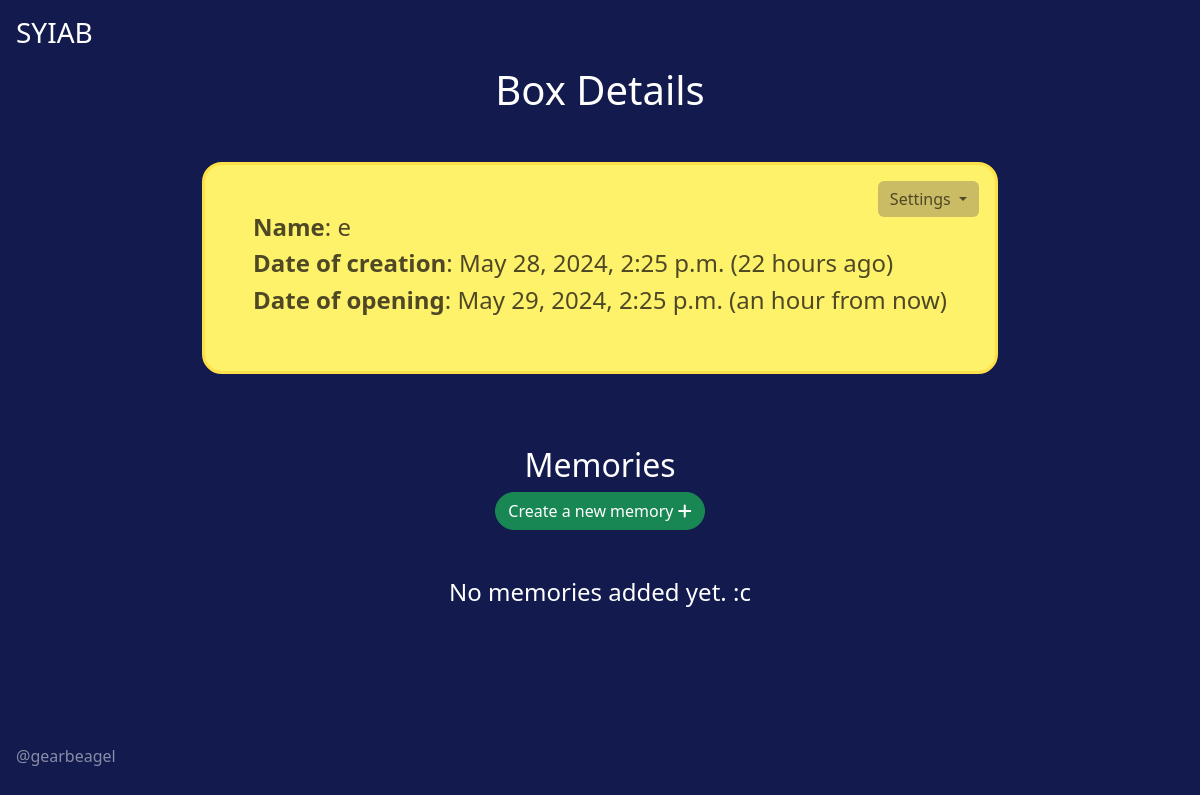
/boxes/33, run on the app's committed database.
### boxes/models.py (models this page shows, shortened)
class Box(models.Model):
    class Statuses(models.TextChoices):
        EDITED = 'E', _('Edited')
        LOCKED = 'L', _('Locked')
        OPENED = 'O', _('Opened')
    name = models.CharField(max_length=100)
    creator = models.ForeignKey(User, on_delete=models.CASCADE)
    date_created = models.DateTimeField(default=timezone.now)
    date_opening = models.DateTimeField()
    status = models.CharField(choices=Statuses.choices, default=Statuses.EDITED, max_length=100)

### boxes/views.py (the view)
# urls.py: path('boxes/<int:box_id>', boxes.views.view_box, name='view_box'),
def view_box(request, box_id):
    box = Box.objects.get(pk=box_id)
    date_created_h = humanize.naturaltime(box.date_created)
    date_opening_h = humanize.naturaltime(box.date_opening)
    memories = Memory.objects.filter(box=box).all()
    return render(request, 'boxes/view_box.html', {'box': box,
                                                   'memories': memories,
                                                   'date_created_h': date_created_h,
                                                   'date_opening_h': date_opening_h})

### templates/boxes/view_box.html (shortened to what this page needs)
{% extends "main.html" %}
{% load socialaccount %}
{% block content %}
    <h1>Box Details</h1>
    <div class="d-grid mt-5 mx-xxl-5 justify-content-center">
        <div class="card p-5 mx-auto justify-content-center position-relative">
            <div class="dropdown-menu-end position-absolute top-0 end-0 p-3 float-md-end">
                <button class="btn btn-secondary dropdown-toggle" type="button" id="dropdownMenuButton"
                        data-bs-toggle="dropdown" aria-expanded="false"
                        style="background-color: #CABB65; color: #4E4826; border: none">
                    Settings
                </button>
                <div class="position-absolute top-0 end-0 p-3 float-md-end text-lg-center">
                </div>
            </div>
            <div class="text-lg-start">
                <h4><strong>Name</strong>: {{ box.name }}</h4>
                <h4><strong>Date of creation</strong>: {{ box.date_created }} ({{ date_created_h }})</h4>
                <h4><strong>Date of opening</strong>: {{ box.date_opening }} ({{ date_opening_h }})</h4>
            </div>
        </div>
        <br>
        <div class="mt-5">
            <h2>Memories</h2>
            <a href="{% url 'create_memory' box.id %}" title='Create a new memory'>
                <button class="btn btn-success" style="border-radius: 20px">Create a new memory <i
                        class="fas fa-plus"></i></button>
            </a>
            {% if memories %}
                <div class="grid-container mt-5" data-masonry='{"percentPosition": true }'
                     style="width: 1200px;">
                    {% for memory in memories %}
                        <div class="col-sm-6 col-md-4 col-lg-3 mb-4 mx-5">
                            <a href="{% url 'view_memory' box_id=box.id memory_id=memory.id %}">
                                <div class="card p-5 mx-auto">
                                    <div class="text-lg-start">
                                        <h3>{{ memory.name }}</h3>
                                        <h5>{{ memory.description }}</h5>
                                    </div>
                                </div>
                            </a>
                        </div>
                    {% endfor %}
                </div>
            {% else %}
                <div class="mt-5">
                    <h4>No memories added yet. :c</h4>
                </div>
            {% endif %}
        </div>
    </div>
{% endblock %}

### templates/main.html (style rules this page uses)
.card { background-color: #FEF26B; border: 3px solid #FEE148; border-radius: 20px; color: #4E4826; width: fit-content; }
a, a:hover { text-decoration: none; color: inherit; }

### data on the page
Box: name "e", date_created "May 28, 2024, 2:25 p.m.", date_opening "May 29, 2024, 2:25 p.m."

### other printed values
{{ date_created_h }} "22 hours ago"
{{ date_opening_h }} "an hour from now"
